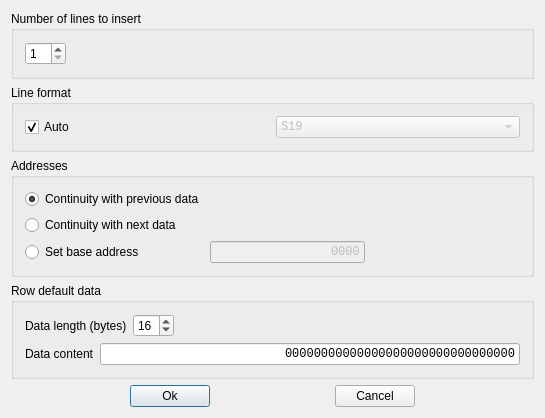
<?xml version="1.0" encoding="UTF-8"?>
<ui version="4.0">
 <class>FormInsertRowValue</class>
 <widget class="QDialog" name="FormInsertRowValue">
  <property name="geometry">
   <rect>
    <x>0</x>
    <y>0</y>
    <width>545</width>
    <height>371</height>
   </rect>
  </property>
  <property name="windowTitle">
   <string>Value for rows</string>
  </property>
  <layout class="QVBoxLayout" name="verticalLayout_3">
   <item>
    <widget class="QGroupBox" name="groupFormat_2">
     <property name="title">
      <string>Number of lines to insert</string>
     </property>
     <layout class="QHBoxLayout" name="horizontalLayout_2">
      <item>
       <widget class="QSpinBox" name="spinNbLines">
        <property name="minimum">
         <number>1</number>
        </property>
       </widget>
      </item>
      <item>
       <spacer name="horizontalSpacer_6">
        <property name="orientation">
         <enum>Qt::Horizontal</enum>
        </property>
        <property name="sizeHint" stdset="0">
         <size>
          <width>461</width>
          <height>20</height>
         </size>
        </property>
       </spacer>
      </item>
     </layout>
    </widget>
   </item>
   <item>
    <widget class="QGroupBox" name="groupFormat">
     <property name="title">
      <string>Line format</string>
     </property>
     <layout class="QHBoxLayout" name="horizontalLayout">
      <item>
       <widget class="QCheckBox" name="checkBoxFormat">
        <property name="text">
         <string>Auto</string>
        </property>
        <property name="checked">
         <bool>true</bool>
        </property>
       </widget>
      </item>
      <item>
       <widget class="QComboBox" name="comboBoxFormat">
        <property name="enabled">
         <bool>false</bool>
        </property>
        <property name="font">
         <font>
          <family>Courier New</family>
         </font>
        </property>
        <property name="maxCount">
         <number>5</number>
        </property>
        <property name="duplicatesEnabled">
         <bool>false</bool>
        </property>
        <item>
         <property name="text">
          <string>S19</string>
         </property>
        </item>
        <item>
         <property name="text">
          <string>S28</string>
         </property>
        </item>
        <item>
         <property name="text">
          <string>S37</string>
         </property>
        </item>
       </widget>
      </item>
     </layout>
    </widget>
   </item>
   <item>
    <widget class="QGroupBox" name="buttonGroupAddress">
     <property name="title">
      <string>Addresses</string>
     </property>
     <layout class="QGridLayout" name="gridLayout">
      <item row="0" column="0">
       <widget class="QRadioButton" name="radioPrevContinuity">
        <property name="text">
         <string>Continuity with previous data</string>
        </property>
        <property name="checked">
         <bool>true</bool>
        </property>
       </widget>
      </item>
      <item row="0" column="1">
       <spacer name="horizontalSpacer_8">
        <property name="orientation">
         <enum>Qt::Horizontal</enum>
        </property>
        <property name="sizeHint" stdset="0">
         <size>
          <width>163</width>
          <height>20</height>
         </size>
        </property>
       </spacer>
      </item>
      <item row="0" column="2">
       <spacer name="horizontalSpacer_10">
        <property name="orientation">
         <enum>Qt::Horizontal</enum>
        </property>
        <property name="sizeHint" stdset="0">
         <size>
          <width>162</width>
          <height>20</height>
         </size>
        </property>
       </spacer>
      </item>
      <item row="1" column="0">
       <widget class="QRadioButton" name="radioNextContinuity">
        <property name="text">
         <string>Continuity with next data</string>
        </property>
       </widget>
      </item>
      <item row="1" column="1">
       <spacer name="horizontalSpacer_7">
        <property name="orientation">
         <enum>Qt::Horizontal</enum>
        </property>
        <property name="sizeHint" stdset="0">
         <size>
          <width>163</width>
          <height>20</height>
         </size>
        </property>
       </spacer>
      </item>
      <item row="1" column="2">
       <spacer name="horizontalSpacer_9">
        <property name="orientation">
         <enum>Qt::Horizontal</enum>
        </property>
        <property name="sizeHint" stdset="0">
         <size>
          <width>162</width>
          <height>20</height>
         </size>
        </property>
       </spacer>
      </item>
      <item row="2" column="0">
       <widget class="QRadioButton" name="radioExplicitAddr">
        <property name="text">
         <string>Set base address</string>
        </property>
       </widget>
      </item>
      <item row="2" column="1">
       <widget class="QLineEdit" name="lineAddrStart">
        <property name="enabled">
         <bool>false</bool>
        </property>
        <property name="font">
         <font>
          <family>Courier New</family>
         </font>
        </property>
        <property name="text">
         <string>0000</string>
        </property>
        <property name="maxLength">
         <number>4</number>
        </property>
        <property name="alignment">
         <set>Qt::AlignRight</set>
        </property>
       </widget>
      </item>
      <item row="2" column="2">
       <spacer name="horizontalSpacer">
        <property name="orientation">
         <enum>Qt::Horizontal</enum>
        </property>
        <property name="sizeHint" stdset="0">
         <size>
          <width>162</width>
          <height>20</height>
         </size>
        </property>
       </spacer>
      </item>
     </layout>
    </widget>
   </item>
   <item>
    <widget class="QGroupBox" name="groupData">
     <property name="title">
      <string>Row default data</string>
     </property>
     <layout class="QVBoxLayout" name="verticalLayout_2">
      <item>
       <layout class="QHBoxLayout" name="horizontalLayout_4">
        <item>
         <widget class="QLabel" name="label">
          <property name="text">
           <string>Data length (bytes)</string>
          </property>
         </widget>
        </item>
        <item>
         <widget class="QSpinBox" name="spinRowSize">
          <property name="minimum">
           <number>1</number>
          </property>
          <property name="value">
           <number>16</number>
          </property>
         </widget>
        </item>
        <item>
         <spacer name="horizontalSpacer_2">
          <property name="orientation">
           <enum>Qt::Horizontal</enum>
          </property>
          <property name="sizeHint" stdset="0">
           <size>
            <width>40</width>
            <height>20</height>
           </size>
          </property>
         </spacer>
        </item>
       </layout>
      </item>
      <item>
       <layout class="QHBoxLayout" name="horizontalLayout_6">
        <item>
         <widget class="QLabel" name="label_2">
          <property name="text">
           <string>Data content</string>
          </property>
         </widget>
        </item>
        <item>
         <widget class="QLineEdit" name="lineEditData">
          <property name="font">
           <font>
            <family>Courier New</family>
           </font>
          </property>
          <property name="text">
           <string>00000000000000000000000000000000</string>
          </property>
          <property name="maxLength">
           <number>256</number>
          </property>
          <property name="alignment">
           <set>Qt::AlignRight</set>
          </property>
         </widget>
        </item>
       </layout>
      </item>
     </layout>
    </widget>
   </item>
   <item>
    <layout class="QHBoxLayout" name="horizontalLayout_5">
     <item>
      <spacer name="horizontalSpacer_3">
       <property name="orientation">
        <enum>Qt::Horizontal</enum>
       </property>
       <property name="sizeHint" stdset="0">
        <size>
         <width>40</width>
         <height>20</height>
        </size>
       </property>
      </spacer>
     </item>
     <item>
      <widget class="QPushButton" name="pushButtonOK">
       <property name="text">
        <string>Ok</string>
       </property>
      </widget>
     </item>
     <item>
      <spacer name="horizontalSpacer_5">
       <property name="orientation">
        <enum>Qt::Horizontal</enum>
       </property>
       <property name="sizeHint" stdset="0">
        <size>
         <width>40</width>
         <height>20</height>
        </size>
       </property>
      </spacer>
     </item>
     <item>
      <widget class="QPushButton" name="pushButtonCancel">
       <property name="text">
        <string>Cancel</string>
       </property>
      </widget>
     </item>
     <item>
      <spacer name="horizontalSpacer_4">
       <property name="orientation">
        <enum>Qt::Horizontal</enum>
       </property>
       <property name="sizeHint" stdset="0">
        <size>
         <width>40</width>
         <height>20</height>
        </size>
       </property>
      </spacer>
     </item>
    </layout>
   </item>
  </layout>
 </widget>
 <layoutdefault spacing="6" margin="11"/>
 <pixmapfunction>qPixmapFromMimeSource</pixmapfunction>
 <resources/>
 <connections>
  <connection>
   <sender>pushButtonOK</sender>
   <signal>clicked()</signal>
   <receiver>FormInsertRowValue</receiver>
   <slot>accept()</slot>
   <hints>
    <hint type="sourcelabel">
     <x>20</x>
     <y>20</y>
    </hint>
    <hint type="destinationlabel">
     <x>20</x>
     <y>20</y>
    </hint>
   </hints>
  </connection>
  <connection>
   <sender>pushButtonCancel</sender>
   <signal>clicked()</signal>
   <receiver>FormInsertRowValue</receiver>
   <slot>reject()</slot>
   <hints>
    <hint type="sourcelabel">
     <x>20</x>
     <y>20</y>
    </hint>
    <hint type="destinationlabel">
     <x>20</x>
     <y>20</y>
    </hint>
   </hints>
  </connection>
  <connection>
   <sender>checkBoxFormat</sender>
   <signal>toggled(bool)</signal>
   <receiver>comboBoxFormat</receiver>
   <slot>setDisabled(bool)</slot>
   <hints>
    <hint type="sourcelabel">
     <x>20</x>
     <y>20</y>
    </hint>
    <hint type="destinationlabel">
     <x>20</x>
     <y>20</y>
    </hint>
   </hints>
  </connection>
  <connection>
   <sender>radioPrevContinuity</sender>
   <signal>toggled(bool)</signal>
   <receiver>lineAddrStart</receiver>
   <slot>setDisabled(bool)</slot>
   <hints>
    <hint type="sourcelabel">
     <x>20</x>
     <y>20</y>
    </hint>
    <hint type="destinationlabel">
     <x>20</x>
     <y>20</y>
    </hint>
   </hints>
  </connection>
  <connection>
   <sender>comboBoxFormat</sender>
   <signal>activated(QString)</signal>
   <receiver>FormInsertRowValue</receiver>
   <slot>slotUpdateAddressesLength(QString)</slot>
   <hints>
    <hint type="sourcelabel">
     <x>20</x>
     <y>20</y>
    </hint>
    <hint type="destinationlabel">
     <x>20</x>
     <y>20</y>
    </hint>
   </hints>
  </connection>
  <connection>
   <sender>checkBoxFormat</sender>
   <signal>toggled(bool)</signal>
   <receiver>FormInsertRowValue</receiver>
   <slot>slotAutoFormatToggled(bool)</slot>
   <hints>
    <hint type="sourcelabel">
     <x>20</x>
     <y>20</y>
    </hint>
    <hint type="destinationlabel">
     <x>20</x>
     <y>20</y>
    </hint>
   </hints>
  </connection>
  <connection>
   <sender>radioNextContinuity</sender>
   <signal>toggled(bool)</signal>
   <receiver>lineAddrStart</receiver>
   <slot>setDisabled(bool)</slot>
   <hints>
    <hint type="sourcelabel">
     <x>272</x>
     <y>184</y>
    </hint>
    <hint type="destinationlabel">
     <x>228</x>
     <y>209</y>
    </hint>
   </hints>
  </connection>
  <connection>
   <sender>radioExplicitAddr</sender>
   <signal>toggled(bool)</signal>
   <receiver>lineAddrStart</receiver>
   <slot>setEnabled(bool)</slot>
   <hints>
    <hint type="sourcelabel">
     <x>72</x>
     <y>209</y>
    </hint>
    <hint type="destinationlabel">
     <x>228</x>
     <y>209</y>
    </hint>
   </hints>
  </connection>
 </connections>
</ui>
